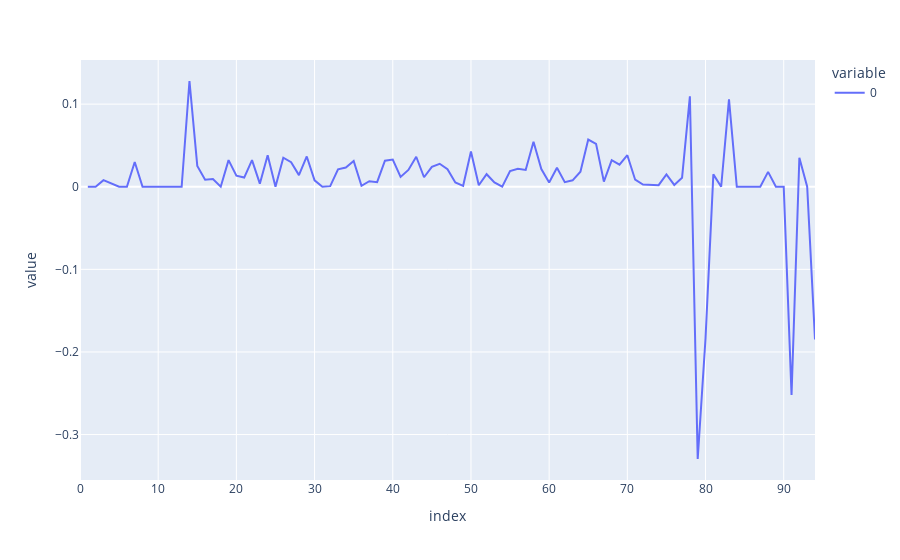

This figure's notebook cell:
### Code cell
import plotly.express as px

fig = px.line(dfxg_homexg_complete_game.mean().diff())
fig.show()

### Figure 1 — Plotly figure (JSON) as saved in the notebook; plotly's stock layout.template omitted (floating-point values rounded to 4 significant figures)
{"data": [{"hovertemplate": "variable=0<br>index=%{x}<br>value=%{y}<extra></extra>", "legendgroup": "0", "line": {"color": "#636efa", "dash": "solid"}, "marker": {"symbol": "circle"}, "mode": "lines", "name": "0", "orientation": "v", "showlegend": true, "type": "scatter", "x": [0, 1, 2, 3, 4, 5, 6, 7, 8, 9, 10, 11, 12, 13, 14, 15, 16, 17, 18, 19, 20, 21, 22, 23, 24, 25, 26, 27, 28, 29, 30, 31, 32, 33, 34, 35, 36, 37, 38, 39, 40, 41, 42, 43, 44, 45, 46, 47, 48, 49, 50, 51, 52, 53, 54, 55, 56, 57, 58, 59, 60, 61, 62, 63, 64, 65, 66, 67, 68, 69, 70, 71, 72, 73, 74, 75, 76, 77, 78, 79, 80, 81, 82, 83, 84, 85, 86, 87, 88, 89, 90, 91, 92, 93, 94], "xaxis": "x", "y": [null, 0, 0, 0.008, 0.004, 0, 0, 0.03, 0, 0, 0, 0, 0, 0, 0.128, 0.02519, 0.008519, 0.009259, 0, 0.03222, 0.01333, 0.01111, 0.03222, 0.003704, 0.03815, 0, 0.03519, 0.02963, 0.01407, 0.03667, 0.007778, 0, 0.0007407, 0.02111, 0.02333, 0.03111, 0.001111, 0.006667, 0.005556, 0.03148, 0.03296, 0.01185, 0.02037, 0.0363, 0.01148, 0.02407, 0.02778, 0.02111, 0.005185, 0.001111, 0.04259, 0.001852, 0.01519, 0.005185, 0, 0.01889, 0.02185, 0.02037, 0.05444, 0.02148, 0.005185, 0.02296, 0.005556, 0.007778, 0.01815, 0.05704, 0.05185, 0.006296, 0.03222, 0.02667, 0.03815, 0.008519, 0.002593, 0.001852, 0.001852, 0.01481, 0.002222, 0.01092, 0.1094, -0.3296, -0.1833, 0.015, 0, 0.1057, 0, 0, 0, 0, 0.018, 0, 0, -0.252, 0.035, 0, -0.185], "yaxis": "y"}], "layout": {"legend": {"title": {"text": "variable"}, "tracegroupgap": 0}, "margin": {"t": 60}, "xaxis": {"anchor": "y", "domain": [0, 1], "title": {"text": "index"}}, "yaxis": {"anchor": "x", "domain": [0, 1], "title": {"text": "value"}}}}
